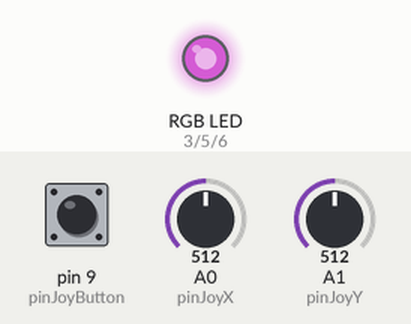
The sketch below on a simulated Arduino Uno, built with avr-gcc and run on an emulated ATmega328P. Shown: an RGB LED mixed from three pins (HIGH = lit). The inputs (shaded band) are chosen by the test bench; at power-on: pin 9 (pinJoyButton) HIGH, A0 (pinJoyX) = 512, A1 (pinJoyY) = 512. Dim RGB values are drawn brighter than linear.

Above: at 1.4 s.
1.5 s: pin 9 (pinJoyButton) pulled LOW for 0.75 s
At 5.3 s:
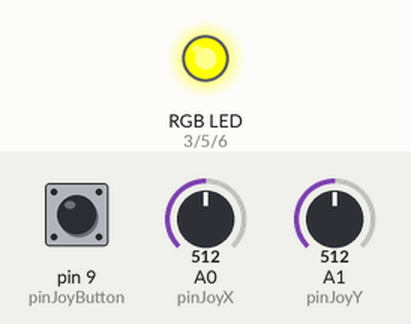
5.4 s: A0 (pinJoyX) set to 716
At 5.8 s:
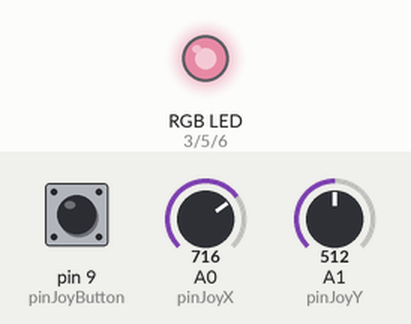
7.0 s: A1 (pinJoyY) set to 716
At 8.4 s:
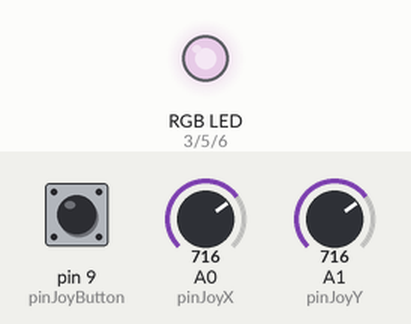
8.8 s: A0 (pinJoyX) set to 900
At 9.8 s:
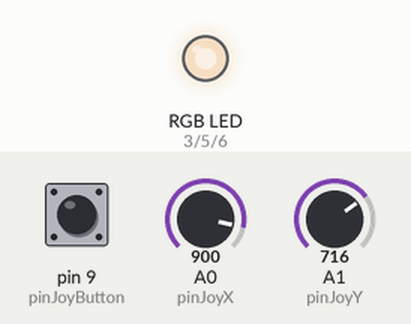
10.6 s: A1 (pinJoyY) set to 900
At 11.2 s:
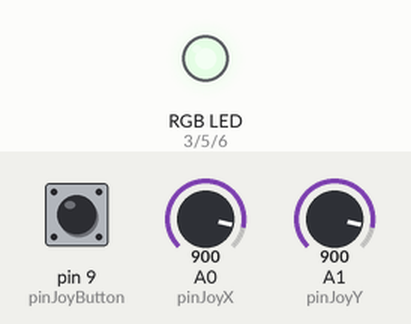
12.4 s: A0 (pinJoyX) set to 1023
At 13.8 s:
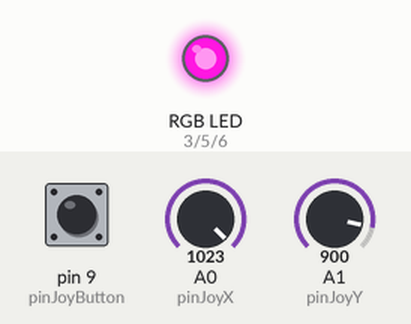
Timing chart, 0 to 15.2 s (numbered marks = the images above; inputs shaded):
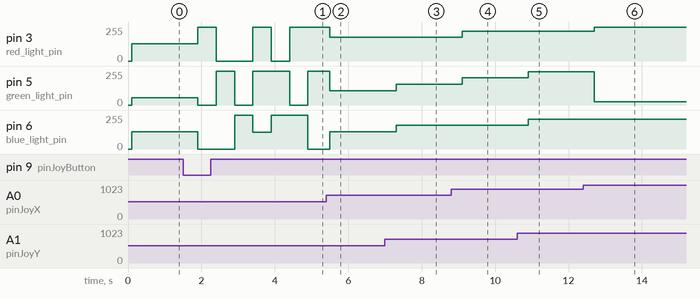

The sketch:

RGB_JoyStick.ino
```cpp
/***********************************************************
**                                                        **
**                  Títol: RGB_JoyStick                   **
**                                                        **
**                                                        **
**                                                        **
**   NOM: Gerard Gonzalez Torres             Data:        **
***********************************************************/
//*********************** INCLUDE **************************

//********************** VARIABLES *************************
  int pinLED = 13;
  int pinJoyX = A0;
  int pinJoyY = A1;
  int pinJoyButton = 9;
  int Xvalue = pinJoyX;
  int Yvalue = pinJoyY;
  int buttonValue = 0;
  int red_light_pin = 3;
  int green_light_pin = 5;
  int blue_light_pin = 6;

//************************ SETUP ***************************
void setup() {

  Serial.begin(9600);
  pinMode(pinJoyButton , INPUT_PULLUP);
  pinMode(red_light_pin, OUTPUT);
  pinMode(green_light_pin, OUTPUT);
  pinMode(blue_light_pin, OUTPUT);

}
//************************* LOOP ***************************
void loop() {

  Xvalue = analogRead(pinJoyX);
  delay(100);
  Yvalue = analogRead(pinJoyY);
  buttonValue = digitalRead(pinJoyButton);

  if (buttonValue == 1)
  {
  analogWrite(red_light_pin, Xvalue/4);
  analogWrite(green_light_pin, Xvalue/4 + Yvalue/4 + 55);
  analogWrite(blue_light_pin, Yvalue/4);

  }
  else if (buttonValue == 0)
  {
  // Red
  analogWrite(red_light_pin, 255);
  analogWrite(green_light_pin, 0);
  analogWrite(blue_light_pin, 0);
  delay(500);
  // Green
  analogWrite(red_light_pin, 0);
  analogWrite(green_light_pin, 255);
  analogWrite(blue_light_pin, 0);
  delay(500);
  // Blue
  analogWrite(red_light_pin, 0);
  analogWrite(green_light_pin, 0);
  analogWrite(blue_light_pin, 255);
  delay(500);
  // Raspberry
  analogWrite(red_light_pin, 255);
  analogWrite(green_light_pin, 255);
  analogWrite(blue_light_pin, 125);
  delay(500);
  // Cyan
  analogWrite(red_light_pin, 0);
  analogWrite(green_light_pin, 255);
  analogWrite(blue_light_pin, 255);
  delay(500);
  // Magenta
  analogWrite(red_light_pin, 255);
  analogWrite(green_light_pin, 0);
  analogWrite(blue_light_pin, 255);
  delay(500);
  // Yellow
  analogWrite(red_light_pin, 255);
  analogWrite(green_light_pin, 255);
  analogWrite(blue_light_pin, 0);

  }
  else
  {
  analogWrite(red_light_pin, 0);
  analogWrite(green_light_pin, 0);
  analogWrite(blue_light_pin, 0);

  }
delay (500);
}
//*********************** FUNCTIONS ************************
```

Measured:
- after the input at 1.5 s, pin 3 (red_light_pin): goes 255/255 0.50 s, 0/255 1.0 s, 255/255 0.50 s, 0/255 0.50 s, then 255/255, starting after 0.40 s; pin 5 (green_light_pin): goes 0/255 0.50 s, 255/255 0.50 s, 0/255 0.50 s, 255/255 1.0 s, 0/255 0.50 s, then 255/255, starting after 0.40 s
- after the input at 5.4 s, pin 3 (red_light_pin): 255/255 → 179/255 after 0.10 s; pin 5 (green_light_pin): 255/255 → 106/255 after 0.10 s
- after the input at 7.0 s, pin 5 (green_light_pin): 106/255 → 157/255 after 0.30 s; pin 6 (blue_light_pin): 128/255 → 179/255 after 0.30 s
- after the input at 8.8 s, pin 3 (red_light_pin): 179/255 → 225/255 after 0.30 s; pin 5 (green_light_pin): 157/255 → 203/255 after 0.30 s
- after the input at 10.6 s, pin 5 (green_light_pin): 203/255 → 249/255 after 0.30 s; pin 6 (blue_light_pin): 179/255 → 225/255 after 0.30 s
- after the input at 12.4 s, pin 3 (red_light_pin): 225/255 → 255/255 after 0.30 s; pin 5 (green_light_pin): 249/255 → 23/255 after 0.30 s
